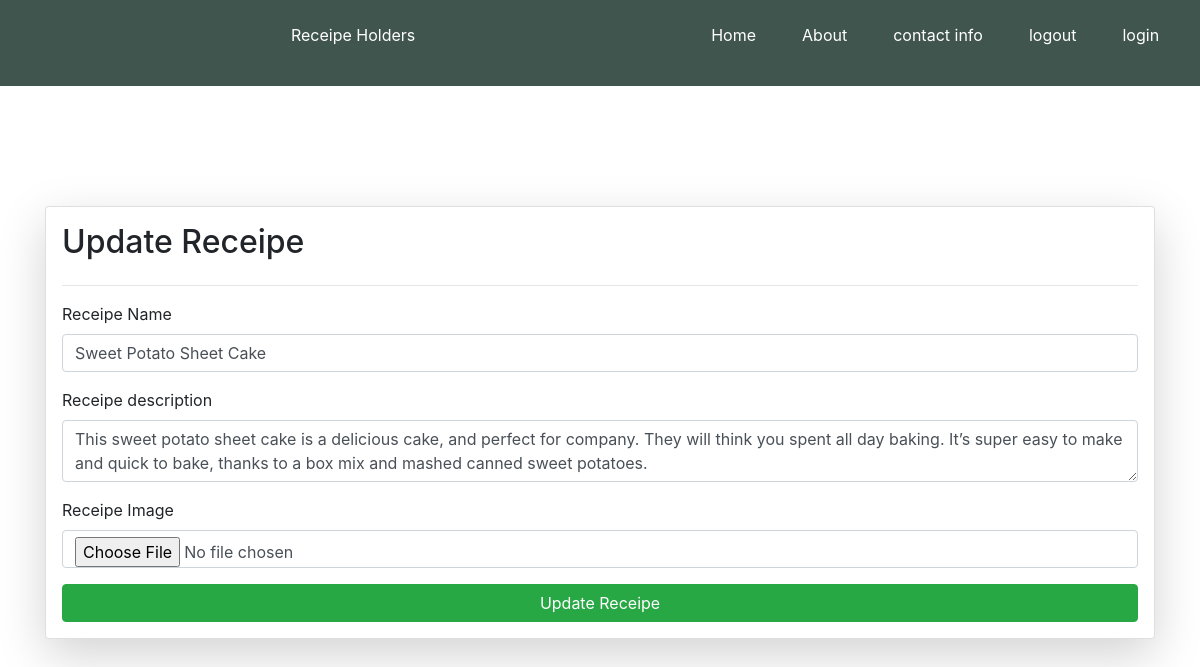
Screenshot of /update_recipe/22/ with the database file from the repository.
### vege/models.py (models this page shows)
class Recipe(models.Model):
    user = models.ForeignKey(User, on_delete=models.SET_NULL, null =True, blank=True )
    receipe_name = models.CharField(max_length =100)
    receipe_description =models.TextField()
    receipe_image = models.ImageField(upload_to="receipe",null = False,blank= False)

### vege/views.py (the view, shortened to what this page needs)
# urls.py: path('update_recipe/<id>/',update_recipe,name='update_recipe'),
def update_recipe(request,id):
    queryset = Recipe.objects.get(id = id)
    context = {'receipe' : queryset}
    return render(request,"update_recipe.html",context)

### vege/templates/update_recipe.html (shortened to what this page needs)
{% extends "base.html" %}
{% block start %}
<div class="container mt-5">
  <form
    class="mx-auto card p-3 shadow-lg"
    method="post"
    enctype="multipart/form-data"
  >
    <h2>Update Receipe</h2>
    <hr />
    <div class="form-group">
      <label for="receipe_Name">Receipe Name</label>
      <input
        name="receipe_name"
        required
        type="text"
        class="form-control"
        id="exampleInputEmail1"
        aria-describedby="emailHelp"
        value="{{receipe.receipe_name}}"
      />
    </div>
    <div class="form-group">
      <label for="receipe_desc">Receipe description</label>
      <textarea
        name="receipe_description"
        class="form-control"
        id="exampleInputPassword1"
        required
        value =""
      >{{receipe.receipe_description}}</textarea>
    </div>
    <div class="form-group">
      <label for="receipe_image">Receipe Image</label>
      <input
        name="receipe_image"
        type="file"
        class="form-control"
        id="exampleInputPassword1"
        placeholder="Password"
        required
        value ="{{receipe.receipe_image}}"
      />
    </div>
    <button type="submit" class="btn btn-success">Update Receipe</button>
  </form>
</div>
  {% endblock %}

### vege/templates/base.html (style rules this page uses)
* { margin: 0; padding: 0; }

### rows the page displays
Recipe: receipe_name "Sweet Potato Sheet Cake", receipe_description "This sweet potato sheet cake is a delicious cake, and perfect for company. They will think you spent all day baking. It’s super easy to make and quick to bake, thanks to a box mix and mashed canned sweet potatoes."
